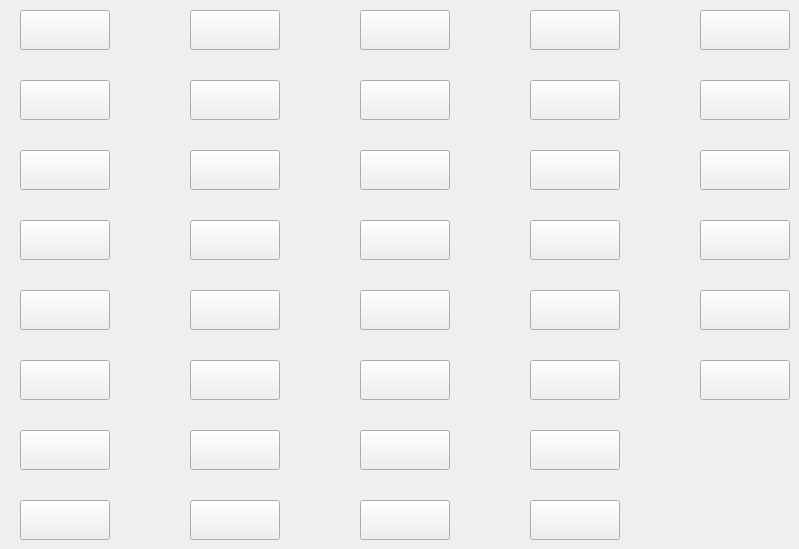
   <widget class="QWidget" name="tab_2">
    <attribute name="title">
     <string>FullpornNetwork</string>
    </attribute>
    <widget class="QPushButton" name="Btn_Analized">
     <property name="geometry">
      <rect>
       <x>20</x>
       <y>80</y>
       <width>90</width>
       <height>40</height>
      </rect>
     </property>
     <property name="font">
      <font>
       <pointsize>18</pointsize>
      </font>
     </property>
     <property name="whatsThis">
      <string>Analized</string>
     </property>
     <property name="text">
      <string/>
     </property>
     <property name="iconSize">
      <size>
       <width>90</width>
       <height>40</height>
      </size>
     </property>
    </widget>
    <widget class="QPushButton" name="Btn_FullpornNetwork">
     <property name="geometry">
      <rect>
       <x>20</x>
       <y>10</y>
       <width>90</width>
       <height>40</height>
      </rect>
     </property>
     <property name="font">
      <font>
       <pointsize>18</pointsize>
      </font>
     </property>
     <property name="whatsThis">
      <string>FullpornNetwork</string>
     </property>
     <property name="text">
      <string/>
     </property>
     <property name="iconSize">
      <size>
       <width>90</width>
       <height>40</height>
      </size>
     </property>
    </widget>
    <widget class="QPushButton" name="Btn_AbbieMarley">
     <property name="geometry">
      <rect>
       <x>20</x>
       <y>150</y>
       <width>90</width>
       <height>40</height>
      </rect>
     </property>
     <property name="font">
      <font>
       <pointsize>18</pointsize>
      </font>
     </property>
     <property name="whatsThis">
      <string>AbbieMarley</string>
     </property>
     <property name="text">
      <string/>
     </property>
     <property name="iconSize">
      <size>
       <width>90</width>
       <height>40</height>
      </size>
     </property>
    </widget>
    <widget class="QPushButton" name="Btn_AnalAmateur">
     <property name="geometry">
      <rect>
       <x>20</x>
       <y>220</y>
       <width>90</width>
       <height>40</height>
      </rect>
     </property>
     <property name="font">
      <font>
       <pointsize>18</pointsize>
      </font>
     </property>
     <property name="whatsThis">
      <string>AnalAmateur</string>
     </property>
     <property name="text">
      <string/>
     </property>
     <property name="iconSize">
      <size>
       <width>90</width>
       <height>40</height>
      </size>
     </property>
    </widget>
    <widget class="QPushButton" name="Btn_AnalBBC">
     <property name="geometry">
      <rect>
       <x>20</x>
       <y>290</y>
       <width>90</width>
       <height>40</height>
      </rect>
     </property>
     <property name="font">
      <font>
       <pointsize>18</pointsize>
      </font>
     </property>
     <property name="whatsThis">
      <string>AnalBBC</string>
     </property>
     <property name="text">
      <string/>
     </property>
     <property name="iconSize">
      <size>
       <width>90</width>
       <height>40</height>
      </size>
     </property>
    </widget>
    <widget class="QPushButton" name="Btn_AnalViolation">
     <property name="geometry">
      <rect>
       <x>20</x>
       <y>360</y>
       <width>90</width>
       <height>40</height>
      </rect>
     </property>
     <property name="font">
      <font>
       <pointsize>18</pointsize>
      </font>
     </property>
     <property name="whatsThis">
      <string>AnalViolation</string>
     </property>
     <property name="text">
      <string/>
     </property>
     <property name="iconSize">
      <size>
       <width>90</width>
       <height>40</height>
      </size>
     </property>
    </widget>
    <widget class="QPushButton" name="Btn_BadDaddyPOV">
     <property name="geometry">
      <rect>
       <x>20</x>
       <y>430</y>
       <width>90</width>
       <height>40</height>
      </rect>
     </property>
     <property name="font">
      <font>
       <pointsize>18</pointsize>
      </font>
     </property>
     <property name="whatsThis">
      <string>BadDaddyPOV</string>
     </property>
     <property name="text">
      <string/>
     </property>
     <property name="iconSize">
      <size>
       <width>90</width>
       <height>40</height>
      </size>
     </property>
    </widget>
    <widget class="QPushButton" name="Btn_BadFamilyPOV">
     <property name="geometry">
      <rect>
       <x>20</x>
       <y>500</y>
       <width>90</width>
       <height>40</height>
      </rect>
     </property>
     <property name="font">
      <font>
       <pointsize>18</pointsize>
      </font>
     </property>
     <property name="whatsThis">
      <string>BadFamilyPOV</string>
     </property>
     <property name="text">
      <string/>
     </property>
     <property name="iconSize">
      <size>
       <width>90</width>
       <height>40</height>
      </size>
     </property>
    </widget>
    <widget class="QPushButton" name="Btn_HerGape">
     <property name="geometry">
      <rect>
       <x>190</x>
       <y>360</y>
       <width>90</width>
       <height>40</height>
      </rect>
     </property>
     <property name="font">
      <font>
       <pointsize>18</pointsize>
      </font>
     </property>
     <property name="whatsThis">
      <string>HerGape</string>
     </property>
     <property name="text">
      <string/>
     </property>
     <property name="iconSize">
      <size>
       <width>90</width>
       <height>40</height>
      </size>
     </property>
    </widget>
    <widget class="QPushButton" name="Btn_DaughterJOI">
     <property name="geometry">
      <rect>
       <x>190</x>
       <y>80</y>
       <width>90</width>
       <height>40</height>
      </rect>
     </property>
     <property name="font">
      <font>
       <pointsize>18</pointsize>
      </font>
     </property>
     <property name="whatsThis">
      <string>DaughterJOI</string>
     </property>
     <property name="text">
      <string/>
     </property>
     <property name="iconSize">
      <size>
       <width>90</width>
       <height>40</height>
      </size>
     </property>
    </widget>
    <widget class="QPushButton" name="Btn_JamesDeen">
     <property name="geometry">
      <rect>
       <x>190</x>
       <y>500</y>
       <width>90</width>
       <height>40</height>
      </rect>
     </property>
     <property name="font">
      <font>
       <pointsize>18</pointsize>
      </font>
     </property>
     <property name="whatsThis">
      <string>JamesDeen</string>
     </property>
     <property name="text">
      <string/>
     </property>
     <property name="iconSize">
      <size>
       <width>90</width>
       <height>40</height>
      </size>
     </property>
    </widget>
    <widget class="QPushButton" name="Btn_GirlFaction">
     <property name="geometry">
      <rect>
       <x>190</x>
       <y>290</y>
       <width>90</width>
       <height>40</height>
      </rect>
     </property>
     <property name="font">
      <font>
       <pointsize>18</pointsize>
      </font>
     </property>
     <property name="whatsThis">
      <string>GirlFaction</string>
     </property>
     <property name="text">
      <string/>
     </property>
     <property name="iconSize">
      <size>
       <width>90</width>
       <height>40</height>
      </size>
     </property>
    </widget>
    <widget class="QPushButton" name="Btn_HomemadeAnalWhores">
     <property name="geometry">
      <rect>
       <x>190</x>
       <y>430</y>
       <width>90</width>
       <height>40</height>
      </rect>
     </property>
     <property name="font">
      <font>
       <pointsize>18</pointsize>
      </font>
     </property>
     <property name="whatsThis">
      <string>HomemadeAnalWhores</string>
     </property>
     <property name="text">
      <string/>
     </property>
     <property name="iconSize">
      <size>
       <width>90</width>
       <height>40</height>
      </size>
     </property>
    </widget>
    <widget class="QPushButton" name="Btn_BadMommyPOV">
     <property name="geometry">
      <rect>
       <x>190</x>
       <y>10</y>
       <width>90</width>
       <height>40</height>
      </rect>
     </property>
     <property name="font">
      <font>
       <pointsize>18</pointsize>
      </font>
     </property>
     <property name="whatsThis">
      <string>BadMommyPOV</string>
     </property>
     <property name="text">
      <string/>
     </property>
     <property name="iconSize">
      <size>
       <width>90</width>
       <height>40</height>
      </size>
     </property>
    </widget>
    <widget class="QPushButton" name="Btn_DTFsluts">
     <property name="geometry">
      <rect>
       <x>190</x>
       <y>220</y>
       <width>90</width>
       <height>40</height>
      </rect>
     </property>
     <property name="font">
      <font>
       <pointsize>18</pointsize>
      </font>
     </property>
     <property name="whatsThis">
      <string>DTFsluts</string>
     </property>
     <property name="text">
      <string/>
     </property>
     <property name="iconSize">
      <size>
       <width>90</width>
       <height>40</height>
      </size>
     </property>
    </widget>
    <widget class="QPushButton" name="Btn_DownToFuckDating">
     <property name="geometry">
      <rect>
       <x>190</x>
       <y>150</y>
       <width>90</width>
       <height>40</height>
      </rect>
     </property>
     <property name="font">
      <font>
       <pointsize>18</pointsize>
      </font>
     </property>
     <property name="whatsThis">
      <string>DownToFuckDating</string>
     </property>
     <property name="text">
      <string/>
     </property>
     <property name="iconSize">
      <size>
       <width>90</width>
       <height>40</height>
      </size>
     </property>
    </widget>
    <widget class="QPushButton" name="Btn_PorkVendors">
     <property name="geometry">
      <rect>
       <x>360</x>
       <y>360</y>
       <width>90</width>
       <height>40</height>
      </rect>
     </property>
     <property name="font">
      <font>
       <pointsize>18</pointsize>
      </font>
     </property>
     <property name="whatsThis">
      <string>PorkVendors</string>
     </property>
     <property name="text">
      <string/>
     </property>
     <property name="iconSize">
      <size>
       <width>90</width>
       <height>40</height>
      </size>
     </property>
    </widget>
    <widget class="QPushButton" name="Btn_MommyJOI">
     <property name="geometry">
      <rect>
       <x>360</x>
       <y>80</y>
       <width>90</width>
       <height>40</height>
      </rect>
     </property>
     <property name="font">
      <font>
       <pointsize>18</pointsize>
      </font>
     </property>
     <property name="whatsThis">
      <string>MommyJOI</string>
     </property>
     <property name="text">
      <string/>
     </property>
     <property name="iconSize">
      <size>
       <width>90</width>
       <height>40</height>
      </size>
     </property>
    </widget>
    <widget class="QPushButton" name="Btn_PublicSexDate">
     <property name="geometry">
      <rect>
       <x>360</x>
       <y>500</y>
       <width>90</width>
       <height>40</height>
      </rect>
     </property>
     <property name="font">
      <font>
       <pointsize>18</pointsize>
      </font>
     </property>
     <property name="whatsThis">
      <string>PublicSexDate</string>
     </property>
     <property name="text">
      <string/>
     </property>
     <property name="iconSize">
      <size>
       <width>90</width>
       <height>40</height>
      </size>
     </property>
    </widget>
    <widget class="QPushButton" name="Btn_PervertGallery">
     <property name="geometry">
      <rect>
       <x>360</x>
       <y>290</y>
       <width>90</width>
       <height>40</height>
      </rect>
     </property>
     <property name="font">
      <font>
       <pointsize>18</pointsize>
      </font>
     </property>
     <property name="whatsThis">
      <string>PervertGallery</string>
     </property>
     <property name="text">
      <string/>
     </property>
     <property name="iconSize">
      <size>
       <width>90</width>
       <height>40</height>
      </size>
     </property>
    </widget>
    <widget class="QPushButton" name="Btn_POVperverts">
     <property name="geometry">
      <rect>
       <x>360</x>
       <y>430</y>
       <width>90</width>
       <height>40</height>
      </rect>
     </property>
     <property name="font">
      <font>
       <pointsize>18</pointsize>
      </font>
     </property>
     <property name="whatsThis">
      <string>POVperverts</string>
     </property>
     <property name="text">
      <string/>
     </property>
     <property name="iconSize">
      <size>
       <width>90</width>
       <height>40</height>
      </size>
     </property>
    </widget>
    <widget class="QPushButton" name="Btn_LesbianAnalSluts">
     <property name="geometry">
      <rect>
       <x>360</x>
       <y>10</y>
       <width>90</width>
       <height>40</height>
      </rect>
     </property>
     <property name="font">
      <font>
       <pointsize>18</pointsize>
      </font>
     </property>
     <property name="whatsThis">
      <string>LesbianAnalSluts</string>
     </property>
     <property name="text">
      <string/>
     </property>
     <property name="iconSize">
      <size>
       <width>90</width>
       <height>40</height>
      </size>
     </property>
    </widget>
    <widget class="QPushButton" name="Btn_OnlyPrince">
     <property name="geometry">
      <rect>
       <x>360</x>
       <y>220</y>
       <width>90</width>
       <height>40</height>
      </rect>
     </property>
     <property name="font">
      <font>
       <pointsize>18</pointsize>
      </font>
     </property>
     <property name="whatsThis">
      <string>OnlyPrince</string>
     </property>
     <property name="text">
      <string/>
     </property>
     <property name="iconSize">
      <size>
       <width>90</width>
       <height>40</height>
      </size>
     </property>
    </widget>
    <widget class="QPushButton" name="Btn_MugFucked">
     <property name="geometry">
      <rect>
       <x>360</x>
       <y>150</y>
       <width>90</width>
       <height>40</height>
      </rect>
     </property>
     <property name="font">
      <font>
       <pointsize>18</pointsize>
      </font>
     </property>
     <property name="whatsThis">
      <string>MugFucked</string>
     </property>
     <property name="text">
      <string/>
     </property>
     <property name="iconSize">
      <size>
       <width>90</width>
       <height>40</height>
      </size>
     </property>
    </widget>
    <widget class="QPushButton" name="Btn_SlutInspection">
     <property name="geometry">
      <rect>
       <x>530</x>
       <y>150</y>
       <width>90</width>
       <height>40</height>
      </rect>
     </property>
     <property name="font">
      <font>
       <pointsize>18</pointsize>
      </font>
     </property>
     <property name="whatsThis">
      <string>SlutInspection</string>
     </property>
     <property name="text">
      <string/>
     </property>
     <property name="iconSize">
      <size>
       <width>90</width>
       <height>40</height>
      </size>
     </property>
    </widget>
    <widget class="QPushButton" name="Btn_YourMomDoesANAL">
     <property name="geometry">
      <rect>
       <x>700</x>
       <y>290</y>
       <width>90</width>
       <height>40</height>
      </rect>
     </property>
     <property name="font">
      <font>
       <pointsize>18</pointsize>
      </font>
     </property>
     <property name="whatsThis">
      <string>YourMomDoesANAL</string>
     </property>
     <property name="text">
      <string/>
     </property>
     <property name="iconSize">
      <size>
       <width>90</width>
       <height>40</height>
      </size>
     </property>
    </widget>
    <widget class="QPushButton" name="Btn_SheFucksOnTheFirstDate">
     <property name="geometry">
      <rect>
       <x>530</x>
       <y>80</y>
       <width>90</width>
       <height>40</height>
      </rect>
     </property>
     <property name="font">
      <font>
       <pointsize>18</pointsize>
      </font>
     </property>
     <property name="whatsThis">
      <string>SheFucksOnTheFirstDate</string>
     </property>
     <property name="text">
      <string/>
     </property>
     <property name="iconSize">
      <size>
       <width>90</width>
       <height>40</height>
      </size>
     </property>
    </widget>
    <widget class="QPushButton" name="Btn_RealFuckingDating">
     <property name="geometry">
      <rect>
       <x>530</x>
       <y>10</y>
       <width>90</width>
       <height>40</height>
      </rect>
     </property>
     <property name="font">
      <font>
       <pointsize>18</pointsize>
      </font>
     </property>
     <property name="whatsThis">
      <string>RealFuckingDating</string>
     </property>
     <property name="text">
      <string/>
     </property>
     <property name="iconSize">
      <size>
       <width>90</width>
       <height>40</height>
      </size>
     </property>
    </widget>
    <widget class="QPushButton" name="Btn_SluttyBBWs">
     <property name="geometry">
      <rect>
       <x>530</x>
       <y>360</y>
       <width>90</width>
       <height>40</height>
      </rect>
     </property>
     <property name="font">
      <font>
       <pointsize>18</pointsize>
      </font>
     </property>
     <property name="whatsThis">
      <string>SluttyBBWs</string>
     </property>
     <property name="text">
      <string/>
     </property>
     <property name="iconSize">
      <size>
       <width>90</width>
       <height>40</height>
      </size>
     </property>
    </widget>
    <widget class="QPushButton" name="Btn_YourMomDoesPorn">
     <property name="geometry">
      <rect>
       <x>700</x>
       <y>360</y>
       <width>90</width>
       <height>40</height>
      </rect>
     </property>
     <property name="font">
      <font>
       <pointsize>18</pointsize>
      </font>
     </property>
     <property name="whatsThis">
      <string>YourMomDoesPorn</string>
     </property>
     <property name="text">
      <string/>
     </property>
     <property name="iconSize">
      <size>
       <width>90</width>
       <height>40</height>
      </size>
     </property>
    </widget>
    <widget class="QPushButton" name="Btn_TeenageAnalSluts">
     <property name="geometry">
      <rect>
       <x>530</x>
       <y>500</y>
       <width>90</width>
       <height>40</height>
      </rect>
     </property>
     <property name="font">
      <font>
       <pointsize>18</pointsize>
      </font>
     </property>
     <property name="whatsThis">
      <string>TeenageAnalSluts</string>
     </property>
     <property name="text">
      <string/>
     </property>
     <property name="iconSize">
      <size>
       <width>90</width>
       <height>40</height>
      </size>
     </property>
    </widget>
    <widget class="QPushButton" name="Btn_TeenageTryouts">
     <property name="geometry">
      <rect>
       <x>700</x>
       <y>80</y>
       <width>90</width>
       <height>40</height>
      </rect>
     </property>
     <property name="font">
      <font>
       <pointsize>18</pointsize>
      </font>
     </property>
     <property name="whatsThis">
      <string>TeenageTryouts</string>
     </property>
     <property name="text">
      <string/>
     </property>
     <property name="iconSize">
      <size>
       <width>90</width>
       <height>40</height>
      </size>
     </property>
    </widget>
    <widget class="QPushButton" name="Btn_WifesPOV">
     <property name="geometry">
      <rect>
       <x>700</x>
       <y>220</y>
       <width>90</width>
       <height>40</height>
      </rect>
     </property>
     <property name="font">
      <font>
       <pointsize>18</pointsize>
      </font>
     </property>
     <property name="whatsThis">
      <string>WifesPOV</string>
     </property>
     <property name="text">
      <string/>
     </property>
     <property name="iconSize">
      <size>
       <width>90</width>
       <height>40</height>
      </size>
     </property>
    </widget>
    <widget class="QPushButton" name="Btn_TeasingandPleasing">
     <property name="geometry">
      <rect>
       <x>530</x>
       <y>430</y>
       <width>90</width>
       <height>40</height>
      </rect>
     </property>
     <property name="font">
      <font>
       <pointsize>18</pointsize>
      </font>
     </property>
     <property name="whatsThis">
      <string>TeasingandPleasing</string>
     </property>
     <property name="text">
      <string/>
     </property>
     <property name="iconSize">
      <size>
       <width>90</width>
       <height>40</height>
      </size>
     </property>
    </widget>
    <widget class="QPushButton" name="Btn_TeenageCorruption">
     <property name="geometry">
      <rect>
       <x>700</x>
       <y>10</y>
       <width>90</width>
       <height>40</height>
      </rect>
     </property>
     <property name="font">
      <font>
       <pointsize>18</pointsize>
      </font>
     </property>
     <property name="whatsThis">
      <string>TeenageCorruption</string>
     </property>
     <property name="text">
      <string/>
     </property>
     <property name="iconSize">
      <size>
       <width>90</width>
       <height>40</height>
      </size>
     </property>
    </widget>
    <widget class="QPushButton" name="Btn_SlutsBTS">
     <property name="geometry">
      <rect>
       <x>530</x>
       <y>220</y>
       <width>90</width>
       <height>40</height>
      </rect>
     </property>
     <property name="font">
      <font>
       <pointsize>18</pointsize>
      </font>
     </property>
     <property name="whatsThis">
      <string>SlutsBTS</string>
     </property>
     <property name="text">
      <string/>
     </property>
     <property name="iconSize">
      <size>
       <width>90</width>
       <height>40</height>
      </size>
     </property>
    </widget>
    <widget class="QPushButton" name="Btn_SlutsPOV">
     <property name="geometry">
      <rect>
       <x>530</x>
       <y>290</y>
       <width>90</width>
       <height>40</height>
      </rect>
     </property>
     <property name="font">
      <font>
       <pointsize>18</pointsize>
      </font>
     </property>
     <property name="whatsThis">
      <string>SlutsPOV</string>
     </property>
     <property name="text">
      <string/>
     </property>
     <property name="iconSize">
      <size>
       <width>90</width>
       <height>40</height>
      </size>
     </property>
    </widget>
    <widget class="QPushButton" name="Btn_TwistedVisual">
     <property name="geometry">
      <rect>
       <x>700</x>
       <y>150</y>
       <width>90</width>
       <height>40</height>
      </rect>
     </property>
     <property name="font">
      <font>
       <pointsize>18</pointsize>
      </font>
     </property>
     <property name="whatsThis">
      <string>TwistedVisual</string>
     </property>
     <property name="text">
      <string/>
     </property>
     <property name="iconSize">
      <size>
       <width>90</width>
       <height>40</height>
      </size>
     </property>
    </widget>
   </widget>
